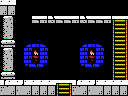

A level layout from a 2D game, rendered from its tile map. Below: a short description, then the map file with its tile-grid data intact:
An orthogonal 16x12 tile map with 8x8 px tiles, 1 tile layer (Tile Layer 1) and 3 objects (2x item, 4x4-item).

<map version="1.0" orientation="orthogonal" renderorder="right-down" width="16" height="12" tilewidth="8" tileheight="8" nextobjectid="4">
 <properties>
  <property name="down" value="stairs" />
  <property name="up" value="hole" />
 </properties>
 <tileset firstgid="1" name="tiles" tilewidth="8" tileheight="8" tilecount="256" columns="16">
  <image source="tiles.png" width="128" height="128" />
 </tileset>
 <layer name="Tile Layer 1" width="16" height="12">
  <data encoding="csv">
156,156,1,1,1,1,1,1,1,1,1,1,1,1,1,1,
152,152,1,1,1,1,1,1,1,1,1,1,1,1,1,1,
196,197,1,1,144,254,143,144,144,254,143,144,144,254,105,106,
212,213,1,1,1,1,1,1,1,1,1,1,1,1,249,168,
228,229,1,1,1,1,1,1,1,1,1,1,1,1,249,168,
244,245,1,150,167,201,1,1,1,1,150,167,201,1,249,168,
196,197,1,189,99,189,1,1,1,1,189,99,189,1,249,168,
212,213,1,189,130,189,1,1,1,1,189,130,189,1,249,168,
228,229,1,161,131,193,1,1,1,1,161,131,193,1,249,168,
244,245,1,1,1,1,1,1,1,1,1,1,1,1,249,168,
151,156,247,156,156,156,156,105,106,151,156,247,156,156,156,156,
153,152,153,152,152,152,152,249,168,153,152,153,152,152,152,152
</data>
 </layer>
 <objectgroup name="objects">
  <object id="1" type="4x4-item" x="48" y="48" width="32" height="32" />
  <object id="2" type="item" x="80" y="64" width="16" height="16" />
  <object id="3" type="item" x="32" y="64" width="16" height="16" />
 </objectgroup>
</map>
